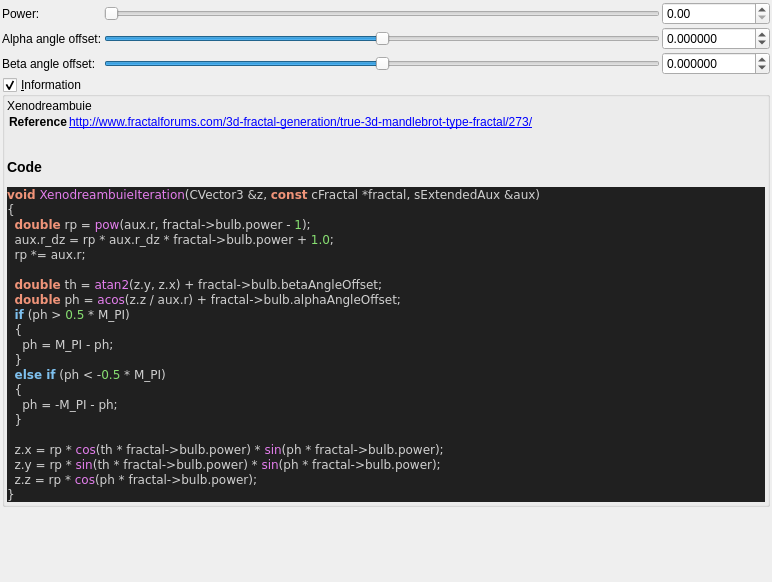
<?xml version="1.0" encoding="UTF-8"?>
<ui version="4.0">
 <class>Form</class>
 <widget class="QWidget" name="Form">
  <property name="geometry">
   <rect>
    <x>0</x>
    <y>0</y>
    <width>772</width>
    <height>582</height>
   </rect>
  </property>
  <property name="windowTitle">
   <string>Form</string>
  </property>
  <layout class="QVBoxLayout" name="verticalLayout">
   <property name="spacing">
    <number>2</number>
   </property>
   <property name="leftMargin">
    <number>2</number>
   </property>
   <property name="topMargin">
    <number>2</number>
   </property>
   <property name="rightMargin">
    <number>2</number>
   </property>
   <property name="bottomMargin">
    <number>2</number>
   </property>
   <item>
    <layout class="QGridLayout" name="gridLayout">
     <property name="spacing">
      <number>2</number>
     </property>
     <item row="1" column="0">
      <widget class="QLabel" name="label_8">
       <property name="text">
        <string>Alpha angle offset:</string>
       </property>
      </widget>
     </item>
     <item row="0" column="1">
      <widget class="QSlider" name="slider_power">
       <property name="sizePolicy">
        <sizepolicy hsizetype="Expanding" vsizetype="Maximum">
         <horstretch>0</horstretch>
         <verstretch>0</verstretch>
        </sizepolicy>
       </property>
       <property name="maximum">
        <number>2000</number>
       </property>
       <property name="singleStep">
        <number>1</number>
       </property>
       <property name="orientation">
        <enum>Qt::Horizontal</enum>
       </property>
      </widget>
     </item>
     <item row="2" column="1">
      <widget class="QSlider" name="slider_beta_angle_offset">
       <property name="sizePolicy">
        <sizepolicy hsizetype="Expanding" vsizetype="Maximum">
         <horstretch>0</horstretch>
         <verstretch>0</verstretch>
        </sizepolicy>
       </property>
       <property name="minimum">
        <number>-360000000</number>
       </property>
       <property name="maximum">
        <number>360000000</number>
       </property>
       <property name="singleStep">
        <number>1</number>
       </property>
       <property name="pageStep">
        <number>100</number>
       </property>
       <property name="orientation">
        <enum>Qt::Horizontal</enum>
       </property>
      </widget>
     </item>
     <item row="2" column="2">
      <widget class="MyDoubleSpinBox" name="spinbox_beta_angle_offset">
       <property name="sizePolicy">
        <sizepolicy hsizetype="Minimum" vsizetype="Maximum">
         <horstretch>0</horstretch>
         <verstretch>0</verstretch>
        </sizepolicy>
       </property>
       <property name="prefix">
        <string/>
       </property>
       <property name="suffix">
        <string/>
       </property>
       <property name="decimals">
        <number>6</number>
       </property>
       <property name="minimum">
        <double>-36000.000000000000000</double>
       </property>
       <property name="maximum">
        <double>36000.000000000000000</double>
       </property>
       <property name="singleStep">
        <double>0.100000000000000</double>
       </property>
      </widget>
     </item>
     <item row="1" column="2">
      <widget class="MyDoubleSpinBox" name="spinbox_alpha_angle_offset">
       <property name="sizePolicy">
        <sizepolicy hsizetype="Minimum" vsizetype="Maximum">
         <horstretch>0</horstretch>
         <verstretch>0</verstretch>
        </sizepolicy>
       </property>
       <property name="prefix">
        <string/>
       </property>
       <property name="suffix">
        <string/>
       </property>
       <property name="decimals">
        <number>6</number>
       </property>
       <property name="minimum">
        <double>-36000.000000000000000</double>
       </property>
       <property name="maximum">
        <double>36000.000000000000000</double>
       </property>
       <property name="singleStep">
        <double>0.100000000000000</double>
       </property>
      </widget>
     </item>
     <item row="0" column="2">
      <widget class="MyDoubleSpinBox" name="spinbox_power">
       <property name="sizePolicy">
        <sizepolicy hsizetype="Minimum" vsizetype="Maximum">
         <horstretch>0</horstretch>
         <verstretch>0</verstretch>
        </sizepolicy>
       </property>
       <property name="prefix">
        <string/>
       </property>
       <property name="suffix">
        <string/>
       </property>
       <property name="decimals">
        <number>2</number>
       </property>
       <property name="minimum">
        <double>0.000000000000000</double>
       </property>
       <property name="maximum">
        <double>1000.000000000000000</double>
       </property>
       <property name="singleStep">
        <double>0.100000000000000</double>
       </property>
      </widget>
     </item>
     <item row="2" column="0">
      <widget class="QLabel" name="label_9">
       <property name="text">
        <string>Beta angle offset:</string>
       </property>
      </widget>
     </item>
     <item row="0" column="0">
      <widget class="QLabel" name="label_7">
       <property name="text">
        <string>Power:</string>
       </property>
      </widget>
     </item>
     <item row="1" column="1">
      <widget class="QSlider" name="slider_alpha_angle_offset">
       <property name="sizePolicy">
        <sizepolicy hsizetype="Expanding" vsizetype="Maximum">
         <horstretch>0</horstretch>
         <verstretch>0</verstretch>
        </sizepolicy>
       </property>
       <property name="minimum">
        <number>-360000000</number>
       </property>
       <property name="maximum">
        <number>360000000</number>
       </property>
       <property name="singleStep">
        <number>1</number>
       </property>
       <property name="pageStep">
        <number>100</number>
       </property>
       <property name="orientation">
        <enum>Qt::Horizontal</enum>
       </property>
      </widget>
     </item>
    </layout>
   </item>
   <item>
    <widget class="MyGroupBox" name="groupCheck_info">
     <property name="title">
      <string>&amp;Information</string>
     </property>
     <property name="flat">
      <bool>false</bool>
     </property>
     <property name="checkable">
      <bool>true</bool>
     </property>
     <layout class="QVBoxLayout" name="verticalLayout_2">
      <property name="spacing">
       <number>2</number>
      </property>
      <property name="leftMargin">
       <number>2</number>
      </property>
      <property name="topMargin">
       <number>2</number>
      </property>
      <property name="rightMargin">
       <number>2</number>
      </property>
      <property name="bottomMargin">
       <number>2</number>
      </property>
      <item>
       <widget class="QLabel" name="label_code_content">
        <property name="text">
         <string>&lt;p&gt;Xenodreambuie&lt;/p&gt;&lt;table&gt;
&lt;tr&gt;&lt;th&gt;Reference&lt;/th&gt;&lt;td&gt;&lt;a href=&quot;http://www.fractalforums.com/3d-fractal-generation/true-3d-mandlebrot-type-fractal/273/&quot;&gt;http://www.fractalforums.com/3d-fractal-generation/true-3d-mandlebrot-type-fractal/273/&lt;br&gt;
&lt;/td&gt;&lt;/tr&gt;
&lt;/table&gt;
&lt;h3&gt;Code&lt;/h3&gt;
&lt;body style=&quot;background-color:#202020&quot;&gt;
&lt;pre style=&quot;color:#d0d0d0; background-color:#202020;  font-family:'Courier New',monospace;&quot;&gt;&lt;span style=&quot;color:#f09479; font-weight:bold&quot;&gt;void&lt;/span&gt; &lt;span style=&quot;color:#e47eed&quot;&gt;XenodreambuieIteration&lt;/span&gt;&lt;span style=&quot;color:#d0d0d0&quot;&gt;(&lt;/span&gt;CVector3 &lt;span style=&quot;color:#d0d0d0&quot;&gt;&amp;amp;&lt;/span&gt;z&lt;span style=&quot;color:#d0d0d0&quot;&gt;,&lt;/span&gt; &lt;span style=&quot;color:#f09479; font-weight:bold&quot;&gt;const&lt;/span&gt; cFractal &lt;span style=&quot;color:#d0d0d0&quot;&gt;*&lt;/span&gt;fractal&lt;span style=&quot;color:#d0d0d0&quot;&gt;,&lt;/span&gt; sExtendedAux &lt;span style=&quot;color:#d0d0d0&quot;&gt;&amp;amp;&lt;/span&gt;aux&lt;span style=&quot;color:#d0d0d0&quot;&gt;)&lt;/span&gt;
&lt;span style=&quot;color:#d0d0d0&quot;&gt;{&lt;/span&gt;
  &lt;span style=&quot;color:#f09479; font-weight:bold&quot;&gt;double&lt;/span&gt; rp &lt;span style=&quot;color:#d0d0d0&quot;&gt;=&lt;/span&gt; &lt;span style=&quot;color:#e47eed&quot;&gt;pow&lt;/span&gt;&lt;span style=&quot;color:#d0d0d0&quot;&gt;(&lt;/span&gt;aux&lt;span style=&quot;color:#d0d0d0&quot;&gt;.&lt;/span&gt;r&lt;span style=&quot;color:#d0d0d0&quot;&gt;,&lt;/span&gt; fractal&lt;span style=&quot;color:#d0d0d0&quot;&gt;-&amp;gt;&lt;/span&gt;bulb&lt;span style=&quot;color:#d0d0d0&quot;&gt;.&lt;/span&gt;power &lt;span style=&quot;color:#d0d0d0&quot;&gt;-&lt;/span&gt; &lt;span style=&quot;color:#87df71&quot;&gt;1&lt;/span&gt;&lt;span style=&quot;color:#d0d0d0&quot;&gt;);&lt;/span&gt;
  aux&lt;span style=&quot;color:#d0d0d0&quot;&gt;.&lt;/span&gt;r_dz &lt;span style=&quot;color:#d0d0d0&quot;&gt;=&lt;/span&gt; rp &lt;span style=&quot;color:#d0d0d0&quot;&gt;*&lt;/span&gt; aux&lt;span style=&quot;color:#d0d0d0&quot;&gt;.&lt;/span&gt;r_dz &lt;span style=&quot;color:#d0d0d0&quot;&gt;*&lt;/span&gt; fractal&lt;span style=&quot;color:#d0d0d0&quot;&gt;-&amp;gt;&lt;/span&gt;bulb&lt;span style=&quot;color:#d0d0d0&quot;&gt;.&lt;/span&gt;power &lt;span style=&quot;color:#d0d0d0&quot;&gt;+&lt;/span&gt; &lt;span style=&quot;color:#87df71&quot;&gt;1.0&lt;/span&gt;&lt;span style=&quot;color:#d0d0d0&quot;&gt;;&lt;/span&gt;
  rp &lt;span style=&quot;color:#d0d0d0&quot;&gt;*=&lt;/span&gt; aux&lt;span style=&quot;color:#d0d0d0&quot;&gt;.&lt;/span&gt;r&lt;span style=&quot;color:#d0d0d0&quot;&gt;;&lt;/span&gt;

  &lt;span style=&quot;color:#f09479; font-weight:bold&quot;&gt;double&lt;/span&gt; th &lt;span style=&quot;color:#d0d0d0&quot;&gt;=&lt;/span&gt; &lt;span style=&quot;color:#e47eed&quot;&gt;atan2&lt;/span&gt;&lt;span style=&quot;color:#d0d0d0&quot;&gt;(&lt;/span&gt;z&lt;span style=&quot;color:#d0d0d0&quot;&gt;.&lt;/span&gt;y&lt;span style=&quot;color:#d0d0d0&quot;&gt;,&lt;/span&gt; z&lt;span style=&quot;color:#d0d0d0&quot;&gt;.&lt;/span&gt;x&lt;span style=&quot;color:#d0d0d0&quot;&gt;) +&lt;/span&gt; fractal&lt;span style=&quot;color:#d0d0d0&quot;&gt;-&amp;gt;&lt;/span&gt;bulb&lt;span style=&quot;color:#d0d0d0&quot;&gt;.&lt;/span&gt;betaAngleOffset&lt;span style=&quot;color:#d0d0d0&quot;&gt;;&lt;/span&gt;
  &lt;span style=&quot;color:#f09479; font-weight:bold&quot;&gt;double&lt;/span&gt; ph &lt;span style=&quot;color:#d0d0d0&quot;&gt;=&lt;/span&gt; &lt;span style=&quot;color:#e47eed&quot;&gt;acos&lt;/span&gt;&lt;span style=&quot;color:#d0d0d0&quot;&gt;(&lt;/span&gt;z&lt;span style=&quot;color:#d0d0d0&quot;&gt;.&lt;/span&gt;z &lt;span style=&quot;color:#d0d0d0&quot;&gt;/&lt;/span&gt; aux&lt;span style=&quot;color:#d0d0d0&quot;&gt;.&lt;/span&gt;r&lt;span style=&quot;color:#d0d0d0&quot;&gt;) +&lt;/span&gt; fractal&lt;span style=&quot;color:#d0d0d0&quot;&gt;-&amp;gt;&lt;/span&gt;bulb&lt;span style=&quot;color:#d0d0d0&quot;&gt;.&lt;/span&gt;alphaAngleOffset&lt;span style=&quot;color:#d0d0d0&quot;&gt;;&lt;/span&gt;
  &lt;span style=&quot;color:#7ec0ee; font-weight:bold&quot;&gt;if&lt;/span&gt; &lt;span style=&quot;color:#d0d0d0&quot;&gt;(&lt;/span&gt;ph &lt;span style=&quot;color:#d0d0d0&quot;&gt;&amp;gt;&lt;/span&gt; &lt;span style=&quot;color:#87df71&quot;&gt;0.5&lt;/span&gt; &lt;span style=&quot;color:#d0d0d0&quot;&gt;*&lt;/span&gt; M_PI&lt;span style=&quot;color:#d0d0d0&quot;&gt;)&lt;/span&gt;
  &lt;span style=&quot;color:#d0d0d0&quot;&gt;{&lt;/span&gt;
    ph &lt;span style=&quot;color:#d0d0d0&quot;&gt;=&lt;/span&gt; M_PI &lt;span style=&quot;color:#d0d0d0&quot;&gt;-&lt;/span&gt; ph&lt;span style=&quot;color:#d0d0d0&quot;&gt;;&lt;/span&gt;
  &lt;span style=&quot;color:#d0d0d0&quot;&gt;}&lt;/span&gt;
  &lt;span style=&quot;color:#7ec0ee; font-weight:bold&quot;&gt;else if&lt;/span&gt; &lt;span style=&quot;color:#d0d0d0&quot;&gt;(&lt;/span&gt;ph &lt;span style=&quot;color:#d0d0d0&quot;&gt;&amp;lt; -&lt;/span&gt;&lt;span style=&quot;color:#87df71&quot;&gt;0.5&lt;/span&gt; &lt;span style=&quot;color:#d0d0d0&quot;&gt;*&lt;/span&gt; M_PI&lt;span style=&quot;color:#d0d0d0&quot;&gt;)&lt;/span&gt;
  &lt;span style=&quot;color:#d0d0d0&quot;&gt;{&lt;/span&gt;
    ph &lt;span style=&quot;color:#d0d0d0&quot;&gt;= -&lt;/span&gt;M_PI &lt;span style=&quot;color:#d0d0d0&quot;&gt;-&lt;/span&gt; ph&lt;span style=&quot;color:#d0d0d0&quot;&gt;;&lt;/span&gt;
  &lt;span style=&quot;color:#d0d0d0&quot;&gt;}&lt;/span&gt;

  z&lt;span style=&quot;color:#d0d0d0&quot;&gt;.&lt;/span&gt;x &lt;span style=&quot;color:#d0d0d0&quot;&gt;=&lt;/span&gt; rp &lt;span style=&quot;color:#d0d0d0&quot;&gt;*&lt;/span&gt; &lt;span style=&quot;color:#e47eed&quot;&gt;cos&lt;/span&gt;&lt;span style=&quot;color:#d0d0d0&quot;&gt;(&lt;/span&gt;th &lt;span style=&quot;color:#d0d0d0&quot;&gt;*&lt;/span&gt; fractal&lt;span style=&quot;color:#d0d0d0&quot;&gt;-&amp;gt;&lt;/span&gt;bulb&lt;span style=&quot;color:#d0d0d0&quot;&gt;.&lt;/span&gt;power&lt;span style=&quot;color:#d0d0d0&quot;&gt;) *&lt;/span&gt; &lt;span style=&quot;color:#e47eed&quot;&gt;sin&lt;/span&gt;&lt;span style=&quot;color:#d0d0d0&quot;&gt;(&lt;/span&gt;ph &lt;span style=&quot;color:#d0d0d0&quot;&gt;*&lt;/span&gt; fractal&lt;span style=&quot;color:#d0d0d0&quot;&gt;-&amp;gt;&lt;/span&gt;bulb&lt;span style=&quot;color:#d0d0d0&quot;&gt;.&lt;/span&gt;power&lt;span style=&quot;color:#d0d0d0&quot;&gt;);&lt;/span&gt;
  z&lt;span style=&quot;color:#d0d0d0&quot;&gt;.&lt;/span&gt;y &lt;span style=&quot;color:#d0d0d0&quot;&gt;=&lt;/span&gt; rp &lt;span style=&quot;color:#d0d0d0&quot;&gt;*&lt;/span&gt; &lt;span style=&quot;color:#e47eed&quot;&gt;sin&lt;/span&gt;&lt;span style=&quot;color:#d0d0d0&quot;&gt;(&lt;/span&gt;th &lt;span style=&quot;color:#d0d0d0&quot;&gt;*&lt;/span&gt; fractal&lt;span style=&quot;color:#d0d0d0&quot;&gt;-&amp;gt;&lt;/span&gt;bulb&lt;span style=&quot;color:#d0d0d0&quot;&gt;.&lt;/span&gt;power&lt;span style=&quot;color:#d0d0d0&quot;&gt;) *&lt;/span&gt; &lt;span style=&quot;color:#e47eed&quot;&gt;sin&lt;/span&gt;&lt;span style=&quot;color:#d0d0d0&quot;&gt;(&lt;/span&gt;ph &lt;span style=&quot;color:#d0d0d0&quot;&gt;*&lt;/span&gt; fractal&lt;span style=&quot;color:#d0d0d0&quot;&gt;-&amp;gt;&lt;/span&gt;bulb&lt;span style=&quot;color:#d0d0d0&quot;&gt;.&lt;/span&gt;power&lt;span style=&quot;color:#d0d0d0&quot;&gt;);&lt;/span&gt;
  z&lt;span style=&quot;color:#d0d0d0&quot;&gt;.&lt;/span&gt;z &lt;span style=&quot;color:#d0d0d0&quot;&gt;=&lt;/span&gt; rp &lt;span style=&quot;color:#d0d0d0&quot;&gt;*&lt;/span&gt; &lt;span style=&quot;color:#e47eed&quot;&gt;cos&lt;/span&gt;&lt;span style=&quot;color:#d0d0d0&quot;&gt;(&lt;/span&gt;ph &lt;span style=&quot;color:#d0d0d0&quot;&gt;*&lt;/span&gt; fractal&lt;span style=&quot;color:#d0d0d0&quot;&gt;-&amp;gt;&lt;/span&gt;bulb&lt;span style=&quot;color:#d0d0d0&quot;&gt;.&lt;/span&gt;power&lt;span style=&quot;color:#d0d0d0&quot;&gt;);&lt;/span&gt;
&lt;span style=&quot;color:#d0d0d0&quot;&gt;}&lt;/span&gt;
&lt;/pre&gt;
&lt;/body&gt;</string>
        </property>
        <property name="wordWrap">
         <bool>true</bool>
        </property>
        <property name="openExternalLinks">
         <bool>true</bool>
        </property>
        <property name="textInteractionFlags">
         <set>Qt::LinksAccessibleByMouse|Qt::TextSelectableByMouse</set>
        </property>
       </widget>
      </item>
     </layout>
    </widget>
   </item>
   <item>
    <spacer name="verticalSpacer">
     <property name="orientation">
      <enum>Qt::Vertical</enum>
     </property>
     <property name="sizeHint" stdset="0">
      <size>
       <width>20</width>
       <height>40</height>
      </size>
     </property>
    </spacer>
   </item>
  </layout>
 </widget>
 <customwidgets>
  <customwidget>
   <class>MyDoubleSpinBox</class>
   <extends>QDoubleSpinBox</extends>
   <header>my_double_spin_box.h</header>
  </customwidget>
  <customwidget>
   <class>MyGroupBox</class>
   <extends>QGroupBox</extends>
   <header>my_group_box.h</header>
   <container>1</container>
  </customwidget>
 </customwidgets>
 <tabstops>
  <tabstop>slider_power</tabstop>
  <tabstop>spinbox_power</tabstop>
  <tabstop>slider_alpha_angle_offset</tabstop>
  <tabstop>spinbox_alpha_angle_offset</tabstop>
  <tabstop>slider_beta_angle_offset</tabstop>
  <tabstop>spinbox_beta_angle_offset</tabstop>
 </tabstops>
 <resources/>
 <connections/>
</ui>
